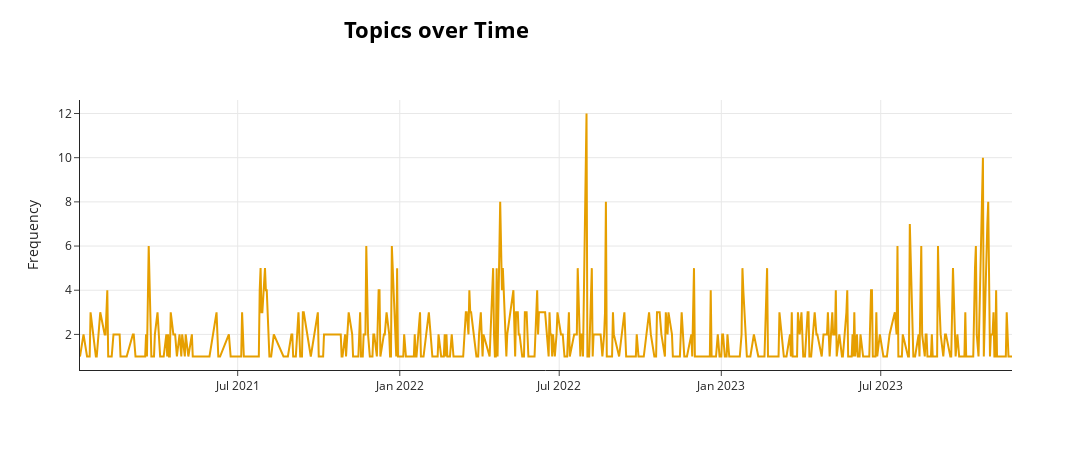

Notebook cell for this chart:
### Code cell
model.visualize_topics_over_time(topics_over_time, topics=[0])

### Figure 1 — Plotly figure (JSON) as saved in the notebook; plotly's stock layout.template omitted (floating-point values rounded to 4 significant figures; data arrays with more than 128 entries replaced by an {"elided": "..."} marker saying what was removed)
{"data": [{"hoverinfo": "text", "hovertext": {"elided": "479 str values"}, "marker": {"color": "#E69F00"}, "mode": "lines", "name": "0_교육_학교_학생_청년", "type": "scatter", "x": {"elided": "479 str values"}, "y": {"elided": "479 int values"}}], "layout": {"height": 450, "hoverlabel": {"bgcolor": "white", "font": {"family": "Rockwell", "size": 16}}, "legend": {"title": {"text": "<b>Global Topic Representation"}}, "title": {"font": {"color": "Black", "size": 22}, "text": "<b>Topics over Time</b>", "x": 0.4, "xanchor": "center", "y": 0.95, "yanchor": "top"}, "width": 1250, "xaxis": {"showgrid": true}, "yaxis": {"showgrid": true, "title": {"text": "Frequency"}}}}
